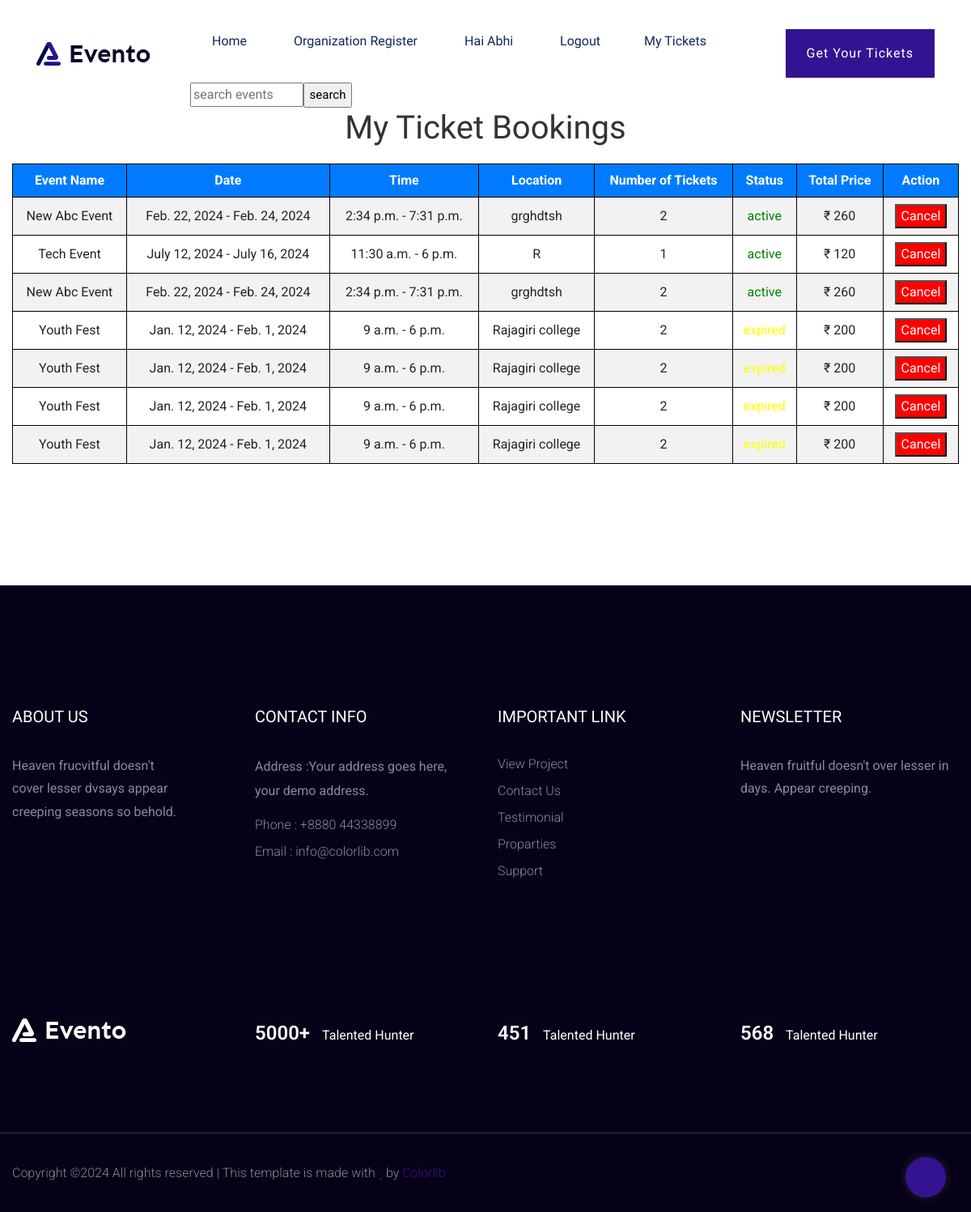
The app's page /myticket (signed in) with its own data.
### eventapp/models.py (models this page shows, shortened)
class TicketBooking(models.Model):
    user = models.ForeignKey(User, on_delete=models.CASCADE)
    event = models.ForeignKey(EventRegister, on_delete=models.CASCADE)
    qrcode = models.ImageField(upload_to='ticket_qrcode')
    slots = models.PositiveIntegerField(null=True)
    datetime = models.DateTimeField(auto_now_add=True)
    total = models.PositiveIntegerField(null=True)
    slug = models.SlugField(max_length=8, unique=True, null=True)
    status = models.BooleanField(default=False)
    valid = models.CharField(max_length=20, choices=(('active', 'Active'), ('expired', 'Expired')), default='active')

class EventRegister(models.Model):
    event_organizer = models.ForeignKey(EventOrganizer, on_delete=models.CASCADE, null=True, default=1)
    event_name = models.CharField(max_length=100)
    event_image = models.ImageField(upload_to='event_images')
    description = models.TextField()
    start_time = models.TimeField(null=True)
    end_time = models.TimeField(null=True)
    start_date = models.DateField()
    end_date = models.DateField()
    ticket_price = models.PositiveIntegerField()
    slots_available = models.PositiveIntegerField(null=True)
    district = models.CharField(max_length=100)
    city = models.CharField(max_length=100)
    place = models.CharField(max_length=200)
    focus = models.CharField(max_length=20, choices=roles)
    status = models.BooleanField(default=False)

### eventapp/views.py (the view)
# urls.py: path('myticket',views.Myticket,name='mytk'),
def Myticket(request):
    t = TicketBooking.objects.filter(user=request.user).order_by('valid')
    return render(request, 'myticket.html', {'t': t})

### templates/myticket.html (shortened to what this page needs)
{% extends 'base.html' %}
{% block content %}
    <h1>My Ticket Bookings</h1>
<div class="container" style="margin-bottom:150px;">
    <table>
        <tr>
            <th>Event Name</th>
            <th>Date</th>
            <th>Time</th>
            <th>Location</th>
            <th>Number of Tickets</th>
            <th>Status</th>
            <th>Total Price</th>
            <th>Action</th>
        </tr>
        {% for i in t %}
        <tr>
            <td>{{i.event.event_name}}</td>
            <td>{{i.event.start_date}} - {{i.event.end_date}}</td>
            <td>{{i.event.start_time}} - {{i.event.end_time}}</td>
            <td>{{i.event.place}}</td>
            <td>{{i.slots}}</td>
            {% if i.valid == 'active' %}
            <td style="color:green;">active</td>
            {% else %}
            <td style="color:yellow;">expired</td>
            {% endif %}
            <td> ₹ {{i.total}}</td>
            <td><a href="{% url 'tdel' i.id %}"><button style="background-color:red;color:white;">Cancel</button></a></td>
        </tr>
        {% endfor %}
    </table>
</div>
{% endblock %}

### templates/base.html (shortened to what this page needs)
{% load static %}
<!doctype html>
<html class="no-js" lang="zxx">
<head>
	<link rel="stylesheet" href="{% static 'css/bootstrap.min.css' %}">
	<link rel="stylesheet" href="{% static 'css/owl.carousel.min.css' %}">
	<link rel="stylesheet" href="{% static 'css/slicknav.css' %}">
    <link rel="stylesheet" href="{% static 'css/flaticon.css' %}">
    <link rel="stylesheet" href="{% static 'css/gijgo.css' %}">
	<link rel="stylesheet" href="{% static 'css/animate.min.css' %}">
	<link rel="stylesheet" href="{% static 'css/magnific-popup.css' %}">
	<link rel="stylesheet" href="{% static 'css/fontawesome-all.min.css' %}">
	<link rel="stylesheet" href="{% static 'css/themify-icons.css' %}">
	<link rel="stylesheet" href="{% static 'css/slick.css' %}">
	<link rel="stylesheet" href="{% static 'css/nice-select.css' %}">
	<link rel="stylesheet" href="{% static 'css/style.css' %}">
</head>
<body>
<header>
    <div class="header-area">
        <div class="main-header header-sticky">
            <div class="container-fluid">
                <div class="row align-items-center">
                    <div class="col-xl-2 col-lg-2 col-md-1">
                        <div class="logo">
                            <a href="{% url 'homepage' %}"><img src="{% static 'img/logo/logo.png' %}" alt=""></a>
                        </div>
                    </div>
                    <div class="col-xl-10 col-lg-10 col-md-10">
                        <div class="menu-main d-flex align-items-center justify-content-end">
                            <div class="main-menu f-right d-none d-lg-block">
                                <nav>
                                    <ul id="navigation">
                                        <li><a href="{% url 'homepage' %}">Home</a></li>
                                        <li><a href="{% url 'orgreg' %}">Organization Register</a></li>
                                        {% if request.user.is_authenticated %}
                                        <li><a>hai {{request.user.username}}</a></li>
                                        <li><a href="{% url 'logoutpage' %}">Logout</a>
                                        {% else %}
                                        <li><a href="{% url 'registerpage' %}">Register</a></li>
                                        <li><a href="{% url 'loginpage' %}">Login</a>
                                        {% endif %}
                                        {% if request.user.is_staff %}
                                        <li><a href="{% url 'eventpage' %}">Schedule</a></li>
                                        {% elif request.user.is_authenticated %}
                                        <li><a href="{% url 'mytk' %}">My Tickets</a></li>
                                        {% endif %}
                                        <li><form action="{% url 'search' %}"><input type="text" name="q" placeholder="search events" style="width:140px;"/><input type="submit" value="search" style="width:60px;font-size:15px;padding:2px;"></form></li>
                                    </ul>
                                </nav>
                            </div>
                            <div class="header-right-btn f-right d-none d-lg-block ml-30">
                                {% if request.user.is_superuser %}
                                <a href="{% url 'nad' %}" class="btn header-btn">Admin Panel</a>
                                {% elif request.user.is_staff %}
                                <a href="{% url 'nad' %}" class="btn header-btn">Staff Panel</a>
                                {% else %}
                                <a href="#eventdiv" class="btn header-btn">Get Your Tickets</a>
                                {% endif %}
                            </div>
                        </div>
                    </div>
                    <div class="col-12">
                    </div>
                </div>
            </div>
        </div>
    </div>
</header>
<main>
    {% block content %}{% endblock %}
    </main>
    <footer>
        <div class="footer-area footer-padding" id="cotac">
            <div class="container">
                <div class="row d-flex justify-content-between">
                    <div class="col-xl-3 col-lg-3 col-md-4 col-sm-6">
                       <div class="single-footer-caption mb-50">
                         <div class="single-footer-caption mb-30">
                             <div class="footer-tittle">
                                 <h4>About Us</h4>
                                 <div class="footer-pera">
                                     <p>Heaven frucvitful doesn't cover lesser dvsays appear creeping seasons so behold.</p>
                                </div>
                             </div>
                         </div>
                       </div>
                    </div>
                    <div class="col-xl-3 col-lg-3 col-md-4 col-sm-5">
                        <div class="single-footer-caption mb-50">
                            <div class="footer-tittle">
                                <h4>Contact Info</h4>
                                <ul>
                                    <li>
                                        <p>Address :Your address goes here, your demo address.</p>
                                    </li>
                                    <li><a href="#">Phone : +8880 44338899</a></li>
                                    <li><a href="#">Email : info@colorlib.com</a></li>
                                </ul>
                            </div>
                        </div>
                    </div>
                    <div class="col-xl-3 col-lg-3 col-md-4 col-sm-5">
                        <div class="single-footer-caption mb-50">
                            <div class="footer-tittle">
                                <h4>Important Link</h4>
                                <ul>
                                    <li><a href="#"> View Project</a></li>
                                    <li><a href="#">Contact Us</a></li>
                                    <li><a href="#">Testimonial</a></li>
                                    <li><a href="#">Proparties</a></li>
                                    <li><a href="#">Support</a></li>
                                </ul>
                            </div>
                        </div>
                    </div>
                    <div class="col-xl-3 col-lg-3 col-md-6 col-sm-5">
                        <div class="single-footer-caption mb-50">
                            <div class="footer-tittle">
                                <h4>Newsletter</h4>
                                <div class="footer-pera footer-pera2">
                                 <p>Heaven fruitful doesn't over lesser in days. Appear creeping.</p>
                             </div>
                            </div>
                        </div>
                    </div>
                </div>
               <div class="row footer-wejed justify-content-between">
                    <div class="col-xl-3 col-lg-3 col-md-4 col-sm-6">
                        <div class="footer-logo mb-20">
                        <a href="index.html"><img src="{% static 'img/logo/logo2_footer.png' %}" alt=""></a>
                        </div>
                    </div>
                    <div class="col-xl-3 col-lg-3 col-md-4 col-sm-5">
                    <div class="footer-tittle-bottom">
                        <span>5000+</span>
                        <p>Talented Hunter</p>
                    </div>
                    </div>
                    <div class="col-xl-3 col-lg-3 col-md-4 col-sm-5">
                        <div class="footer-tittle-bottom">
                            <span>451</span>
                            <p>Talented Hunter</p>
                        </div>
                    </div>
                    <div class="col-xl-3 col-lg-3 col-md-4 col-sm-5">
                        <div class="footer-tittle-bottom">
                            <span>568</span>
                            <p>Talented Hunter</p>
                        </div>
                    </div>
               </div>
            </div>
        </div>
        <div class="footer-bottom-area footer-bg">
            <div class="container">
                <div class="footer-border">
                     <div class="row d-flex justify-content-between align-items-center">
                         <div class="col-xl-10 col-lg-8 ">
                             <div class="footer-copy-right">
                                 <p>
  Copyright &copy;<script>document.write(new Date().getFullYear());</script> All rights reserved | This template is made with <i class="fa fa-heart" aria-hidden="true"></i> by <a href="https://colorlib.com" target="_blank">Colorlib</a>
  </p>
                             </div>
                         </div>
                         <div class="col-xl-2 col-lg-4">
                             <div class="footer-social f-right">
                                <a href="#"><i class="fab fa-twitter"></i></a>
                                <a href="https://www.facebook.com/sai4ull"><i class="fab fa-facebook-f"></i></a>
                                <a href="#"></a>
                                <a href="#"><i class="fab fa-behance"></i></a>
                             </div>
                         </div>
                     </div>
                </div>
            </div>
        </div>
    </footer>
    <div id="back-top" >
        <a title="Go to Top" href="#"> <i class="fas fa-level-up-alt"></i></a>
    </div>
    </body>
</html>

### templates/myticket.html (style rules this page uses)
h1 { text-align: center; color: #333; }
table { width: 100%; border-collapse: collapse; margin-top: 20px; }
th, td { padding: 8px; text-align: center; border: 1px solid black; }
th { background-color: #007bff; color: #fff; }
tr:nth-child(even) { background-color: #f2f2f2; }

### records on screen
TicketBooking: event.event_name "New Abc Event", event.start_date "Feb. 22, 2024", event.end_date "Feb. 24, 2024", event.start_time "2:34 p.m.", event.end_time "7:31 p.m.", event.place "grghdtsh", slots "2", valid "active", total "260"
TicketBooking: event.event_name "Tech Event", event.start_date "July 12, 2024", event.end_date "July 16, 2024", event.start_time "11:30 a.m.", event.end_time "6 p.m.", event.place "R", slots "1", valid "active", total "120"
TicketBooking: event.event_name "New Abc Event", event.start_date "Feb. 22, 2024", event.end_date "Feb. 24, 2024", event.start_time "2:34 p.m.", event.end_time "7:31 p.m.", event.place "grghdtsh", slots "2", valid "active", total "260"
TicketBooking: event.event_name "Youth Fest", event.start_date "Jan. 12, 2024", event.end_date "Feb. 1, 2024", event.start_time "9 a.m.", event.end_time "6 p.m.", event.place "Rajagiri college", slots "2", valid "expired", total "200"
TicketBooking: event.event_name "Youth Fest", event.start_date "Jan. 12, 2024", event.end_date "Feb. 1, 2024", event.start_time "9 a.m.", event.end_time "6 p.m.", event.place "Rajagiri college", slots "2", total "200"
TicketBooking: event.event_name "Youth Fest", event.start_date "Jan. 12, 2024", event.end_date "Feb. 1, 2024", event.start_time "9 a.m.", event.end_time "6 p.m.", event.place "Rajagiri college", slots "2", valid "expired", total "200"
TicketBooking: event.event_name "Youth Fest", event.start_date "Jan. 12, 2024", event.end_date "Feb. 1, 2024", event.start_time "9 a.m.", event.end_time "6 p.m.", event.place "Rajagiri college", slots "2", total "200"

### other values on screen
{{ request.user.username }} "Abhi"
